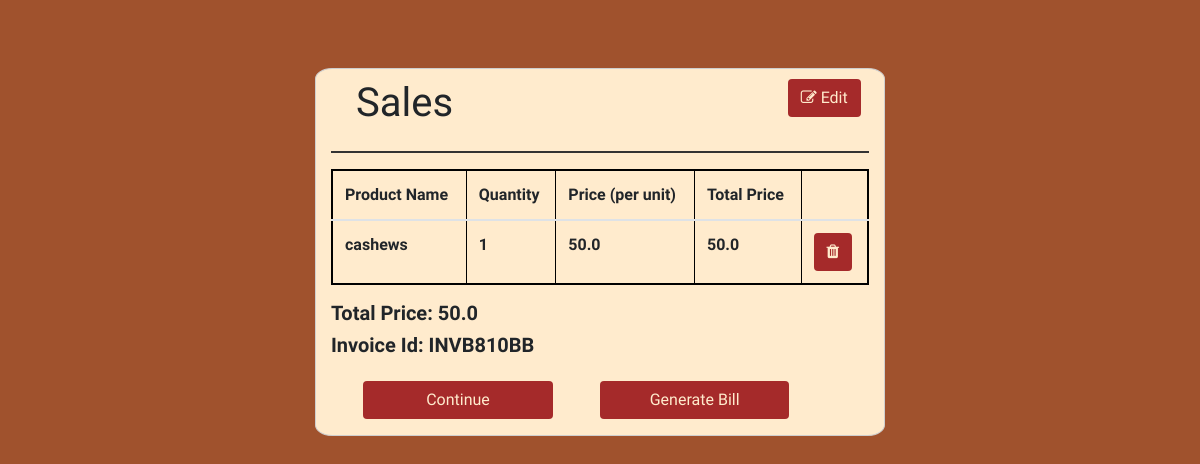
The app's page /sales/INVB810BB/confirmation with its own data.
### inv_app/models.py (models this page shows, shortened)
class Cust_Sale(models.Model):
    product_name = models.CharField(max_length = 100)
    quantity = models.IntegerField()
    price = models.FloatField(max_length = 10)
    total_price = models.FloatField(max_length = 10)
    invoice_id = models.ForeignKey(Invoice, on_delete = models.CASCADE)
    sale_date = models.DateTimeField(auto_now_add = True)

class Invoice(models.Model):
    invoice_id = models.CharField(primary_key=True, max_length = 10)
    cust_name = models.CharField(max_length = 100)
    cust_phone = PhoneNumberField()

### inv_app/views.py (the view)
# urls.py: path('sales/<invoice_id>/confirmation', views.confirm, name = "confirm"),
def confirm(request, invoice_id):
    invoice = Invoice.objects.filter(invoice_id = invoice_id).first()
    product_sale = Cust_Sale.objects.filter(invoice_id = invoice.invoice_id).all()
    total_price = 0
    for prod in product_sale:
        total_price = total_price + prod.price * prod.quantity
    return render(request, 'confirmation.html', {'total': total_price, 'invoice': invoice.invoice_id, 'product_sale': product_sale})

### templates/confirmation.html (shortened to what this page needs)
{% load static %}
<!DOCTYPE html>
<html lang="en">
    <head>
        <link rel="stylesheet" href="https://maxcdn.bootstrapcdn.com/bootstrap/4.0.0/css/bootstrap.min.css">
        <link rel="stylesheet" href="https://stackpath.bootstrapcdn.com/font-awesome/4.7.0/css/font-awesome.min.css">
        <link rel="stylesheet" href="{% static 'css/styles.css' %}">
    </head>
    <body>
        <div class="container">
            <div class="row">
                <div class="prod col-md-6 offset-md-3 col-12">
                    <div class="row" id = "edit">
                        <div class = "col-md-10 col-12"><h1>Sales</h1></div>
                        <div class="col-md-2 col-12"><a href="{% url 'product_sale' invoice %}" class = "btn btn-outline"><span><i class = "fa fa-edit"></i></span> Edit</a></div>
                    </div>
                    <hr style = "border:1px solid #333;">
                    <table class = "table" border = "1">
                        <thead>
                            <th scope = "col">Product Name</th>
                            <th scope = "col">Quantity</th>
                            <th scope = "col">Price (per unit)</th>
                            <th scope = "col">Total Price</th>
                            <th></th>
                        </thead>
                        {% for prodo in product_sale %}
                            <tbody>
                                <td>{{ prodo.product_name }}</td>
                                <td>{{ prodo.quantity }}</td>
                                <td>{{ prodo.price }}</td>
                                <td>{{ prodo.total_price }}</td>
                                <td><a href="{% url 'delete_entry' invoice prodo.product_name prodo.price %}" class = "btn btn-outline"><span><i class = "fa fa-trash"></i></span></a></td>
                            </tbody>
                        {% endfor %}
                    </table>
                    <h5>Total Price: {{ total }}</h5>
                    <h5>Invoice Id: {{ invoice }}</h5>
                    <div class="row">
                        <a href="{% url 'index' %}" class = "btn btn-outline offset-1 col-4 mb-3 mt-3">Continue</a>
                        <a target = "_blank" href = "../../../bill/{{ invoice }}" class="btn btn-outline offset-1 col-4 mb-3 mt-3"><span></span>Generate Bill</a>
                    </div>
                </div>
            </div>
        </div>
    </body>
</html>

### templates/confirmation.html (style rules this page uses)
body { margin-top: 60px; background-color: #a0522d; font-family: 'Actor'; }
.prod { border:1px solid #cecece; background-color: blanchedalmond; border-radius: 3%; font-weight: bold; z-index: 1; margin-top: 1vh; }
.btn { background-color: brown; color: blanchedalmond; }
#edit { margin: 10px; }
.table { border: 2px solid #000; border-radius: 10px; }
h5 { font-weight: bold; }

### records on screen
Cust_Sale: product_name "cashews", quantity "1", price "50.0", total_price "50.0"
Invoice: invoice_id "INVB810BB"

### other values on screen
{{ total }} "50.0"
